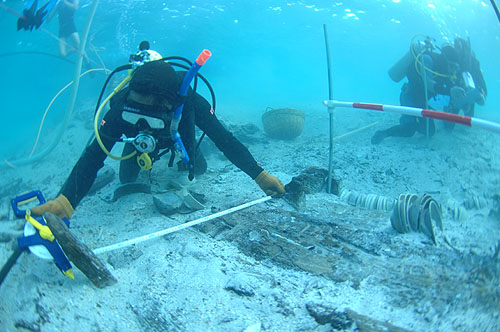
#> input picture Underwater Image Enhancement/ICM/InputImages/10 Original Image.jpg, 500 x 332 px, found by its file name; its folder holds only this picture in this run
$ python main.py
#> lines starting #> are read from the running program, lines starting #| are printed output that depends on the picture
### Underwater Image Enhancement/ICM/global_histogram_stretching.py
import numpy as np


def stretching(img):
    height = len(img)
    width = len(img[0])
    for k in range(0, 3):
        Max_channel  = np.max(img[:,:,k])
        Min_channel  = np.min(img[:,:,k])
        # print('Max_channel',Max_channel)
        # print('Min_channel',Min_channel)
        for i in range(height):
            for j in range(width):
                img[i,j,k] = (img[i,j,k] - Min_channel) * (255 - 0) / (Max_channel - Min_channel)+ 0
    return img

### Underwater Image Enhancement/ICM/hsvStretching.py
import cv2
from skimage.color import rgb2hsv,hsv2rgb
import numpy as np

from global_Stretching import global_stretching


def  HSVStretching(sceneRadiance):
    height = len(sceneRadiance)
    width = len(sceneRadiance[0])
    img_hsv = rgb2hsv(sceneRadiance)
    h, s, v = cv2.split(img_hsv)
    img_s_stretching = global_stretching(s, height, width)
    # print('np.min(img_s_stretching)',np.min(img_s_stretching))
    # print('np.max(img_s_stretching)',np.max(img_s_stretching))
    # print('np.mean(img_s_stretching)',np.mean(img_s_stretching))


    img_v_stretching = global_stretching(v, height, width)

    # [7 lines of commented-out code are left out]

    labArray = np.zeros((height, width, 3), 'float64')
    labArray[:, :, 0] = h
    labArray[:, :, 1] = img_s_stretching
    labArray[:, :, 2] = img_v_stretching
    img_rgb = hsv2rgb(labArray) * 255

    # img_rgb = np.clip(img_rgb, 0, 255)

    return img_rgb

### Underwater Image Enhancement/ICM/global_Stretching.py
import numpy as np

def global_stretching(img_L,height, width):
    I_min = np.min(img_L)
    I_max = np.max(img_L)
    I_mean = np.mean(img_L)


    # print('I_min',I_min)
    # print('I_max',I_max)
    # print('I_max',I_mean)

    array_Global_histogram_stretching_L = np.zeros((height, width))
    for i in range(0, height):
        for j in range(0, width):
            p_out = (img_L[i][j] - I_min) * ((1) / (I_max - I_min))
            array_Global_histogram_stretching_L[i][j] = p_out

    return array_Global_histogram_stretching_L

### Underwater Image Enhancement/ICM/sceneRadiance.py
import numpy as np

def sceneRadianceRGB(sceneRadiance):

    sceneRadiance = np.clip(sceneRadiance, 0, 255)
    sceneRadiance = np.uint8(sceneRadiance)

    return sceneRadiance

### Underwater Image Enhancement/ICM/main.py
import os
import numpy as np
import cv2
import natsort
import xlwt
from global_histogram_stretching import stretching
from hsvStretching import HSVStretching
from sceneRadiance import sceneRadianceRGB


np.seterr(over='ignore')
if __name__ == '__main__':
    pass

# folder = "C:/Users/Administrator/Desktop/UnderwaterImageEnhancement/NonPhysical/ICM"
folder = "D:/python_code/Single-Underwater-Image-Enhancement-and-Color-Restoration-master/Underwater Image Enhancement/ICM"

path = folder + "/InputImages"
files = os.listdir(path)
files =  natsort.natsorted(files)

for i in range(len(files)):
    file = files[i]
    filepath = path + "/" + file
    prefix = file.split('.')[0]
    if os.path.isfile(filepath):
        print('********    file   ********',file)
        # img = cv2.imread('InputImages/' + file)
        img = cv2.imread(folder + '/InputImages/' + file)
#> img is the input picture: shape (332, 500, 3); mean B, G, R 200.4, 173.3, 62.7
        img = stretching(img)
#> in stretching, `height = len(img)`: height = 332
#> in stretching, `width = len(img[0])`: width = 500
#> the loop in stretching, `for k in range(0, 3):` made 3 passes
#> Min_channel on passes 1 to 3: 38, 37, 0
#> after the loop in stretching, `for k in range(0, 3):`:
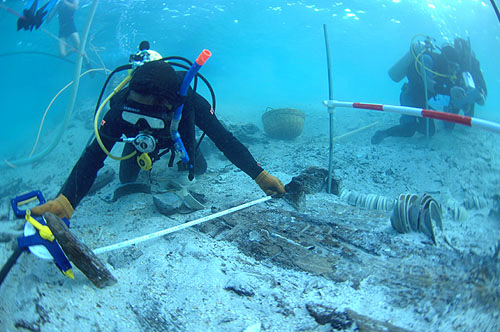
#> img: shape (332, 500, 3); mean B, G, R 190.3, 158.9, 62.7
        sceneRadiance = sceneRadianceRGB(img)
        # cv2.imwrite(folder + '/OutputImages/' + Number + 'Stretched.jpg', sceneRadiance)
        sceneRadiance = HSVStretching(sceneRadiance)
#> in HSVStretching, `height = len(sceneRadiance)`: height = 332
#> in HSVStretching, `width = len(sceneRadiance[0])`: width = 500
#> in HSVStretching, `img_hsv = rgb2hsv(sceneRadiance)`: img_hsv: shape (332, 500, 3) float64; mean of channels 0, 1, 2 0.129, 0.682, 0.749
#> in HSVStretching, `h, s, v = cv2.split(img_hsv)`:
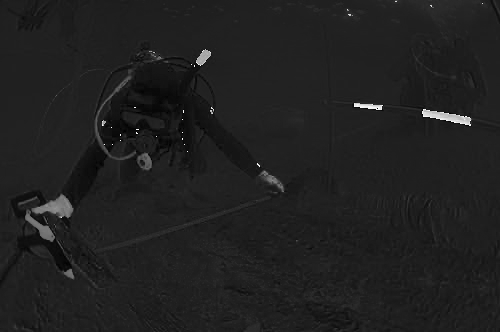
#> h: shape (332, 500) float64; min 0, max 0.998, mean 0.129
#> in HSVStretching, `h, s, v = cv2.split(img_hsv)`:
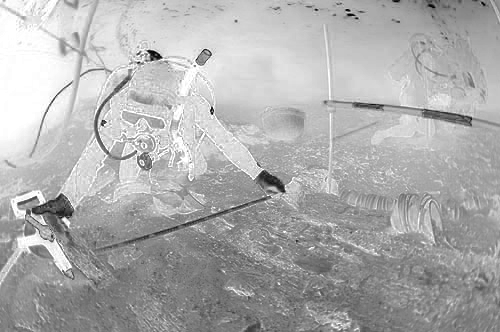
#> s: shape (332, 500) float64; min 0, max 1, mean 0.682
#> in HSVStretching, `h, s, v = cv2.split(img_hsv)`:
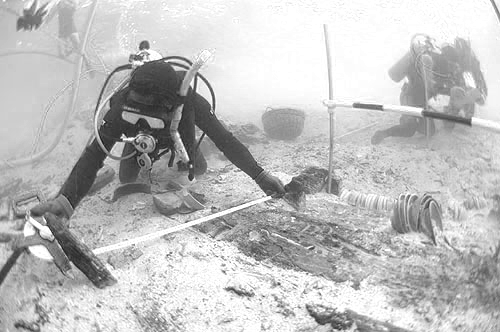
#> v: shape (332, 500) float64; min 0.0627, max 1, mean 0.749
#> in global_stretching, `I_min = np.min(img_L)`: I_min = 0
#> in global_stretching, `I_max = np.max(img_L)`: I_max = 1
#> in global_stretching, `I_mean = np.mean(img_L)`: I_mean = 0.682
#> in HSVStretching, `labArray[:, :, 0] = h`: labArray: shape (332, 500, 3) float64; mean of channels 0, 1, 2 0.129, 0, 0
#> in HSVStretching, `labArray[:, :, 1] = img_s_stretching`: labArray: shape (332, 500, 3) float64; mean of channels 0, 1, 2 0.129, 0.682, 0
#> in HSVStretching, `labArray[:, :, 2] = img_v_stretching`: labArray: shape (332, 500, 3) float64; mean of channels 0, 1, 2 0.129, 0.682, 0.733
#> in HSVStretching, `img_rgb = hsv2rgb(labArray) * 255`:
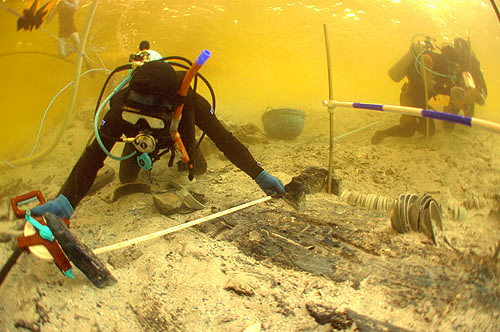
#> img_rgb: shape (332, 500, 3) float64; mean R, G, B 186.1, 155.6, 61.4
        sceneRadiance = sceneRadianceRGB(sceneRadiance)
        cv2.imwrite('OutputImages/' + prefix + '_ICM.jpg', sceneRadiance)

$ run again, on Underwater Image Enhancement/ICM/InputImages/7 Original Image.jpg
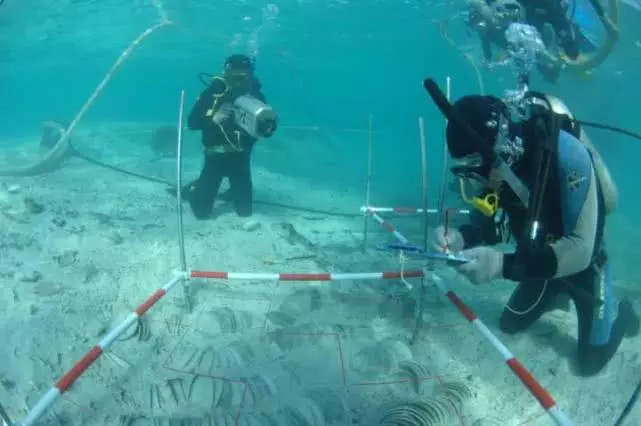
#> input picture Underwater Image Enhancement/ICM/InputImages/7 Original Image.jpg, 641 x 426 px, found by its file name
#> img is the input picture: shape (426, 641, 3); mean B, G, R 152.6, 149, 58.9
#> in stretching, `height = len(img)`: height = 426
#> in stretching, `width = len(img[0])`: width = 641
#> the loop in stretching, `for k in range(0, 3):` made 3 passes
#> (Max_channel, Min_channel) on passes 1 to 3: (255, 0), (255, 19), (227, 0)
#> in HSVStretching, `height = len(sceneRadiance)`: height = 426
#> in HSVStretching, `width = len(sceneRadiance[0])`: width = 641
#> img_hsv: shape (426, 641, 3) float64; mean of channels 0, 1, 2 0.149, 0.592, 0.601
#> in HSVStretching, `h, s, v = cv2.split(img_hsv)`:
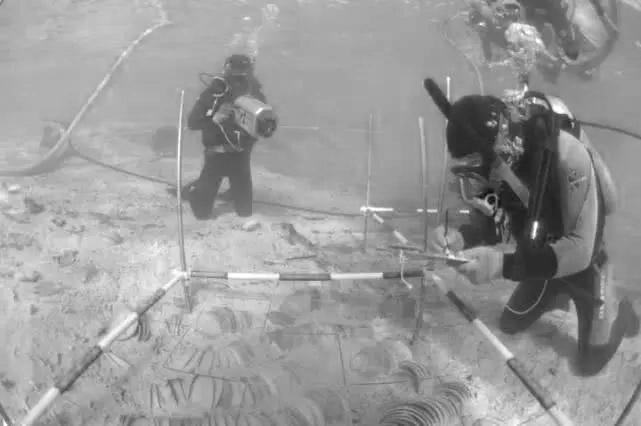
#> v: shape (426, 641) float64; min 0.0471, max 1, mean 0.601
#> I_min = 0
#> I_max = 1
#> I_mean = 0.592
#> in sceneRadianceRGB (call 2), `sceneRadiance = np.uint8(sceneRadiance)`:
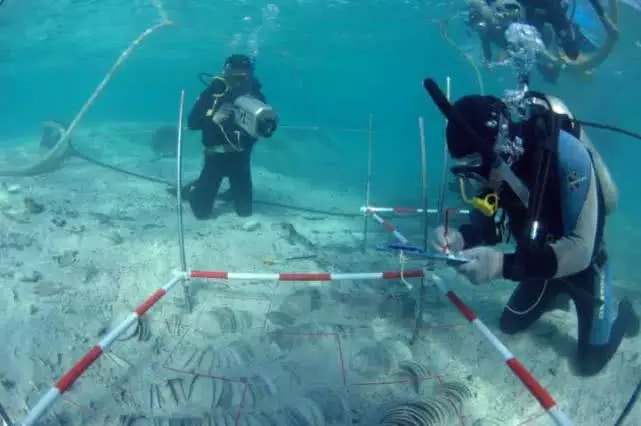
#> sceneRadiance: shape (426, 641, 3); mean of channels 0, 1, 2 147.1, 135.2, 63.2; drawn as B, G, R

$ run again, on Underwater Image Enhancement/ICM/InputImages/11 Original Image.jpg
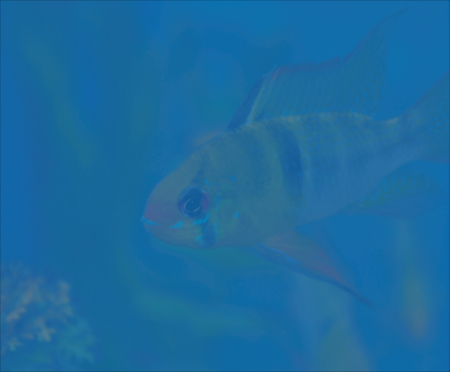
#> input picture Underwater Image Enhancement/ICM/InputImages/11 Original Image.jpg, 450 x 372 px, found by its file name
#> img is the input picture: shape (372, 450, 3); mean B, G, R 158.2, 106.7, 27.4
#> in stretching, `height = len(img)`: height = 372
#> in stretching, `width = len(img[0])`: width = 450
#> the loop in stretching, `for k in range(0, 3):` made 3 passes
#> (Max_channel, Min_channel) on passes 1 to 3: (178, 117), (130, 76), (78, 4)
#> in HSVStretching, `height = len(sceneRadiance)`: height = 372
#> in HSVStretching, `width = len(sceneRadiance[0])`: width = 450
#> img_hsv: shape (372, 450, 3) float64; mean of channels 0, 1, 2 0.159, 0.552, 0.698
#> in HSVStretching, `h, s, v = cv2.split(img_hsv)`:
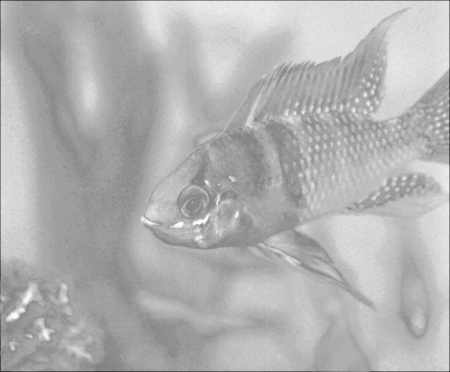
#> v: shape (372, 450) float64; min 0.161, max 1, mean 0.698
#> I_min = 0
#> I_max = 1
#> I_mean = 0.552
#> in sceneRadianceRGB (call 2), `sceneRadiance = np.uint8(sceneRadiance)`:
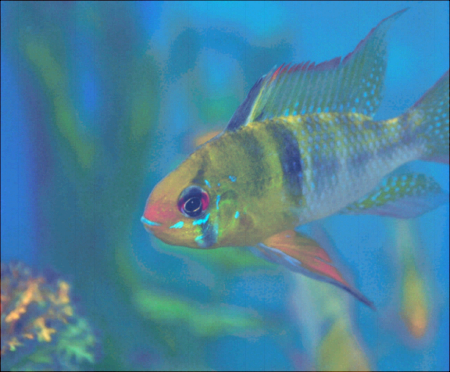
#> sceneRadiance: shape (372, 450, 3); mean of channels 0, 1, 2 157.1, 131.6, 72.4; drawn as B, G, R
